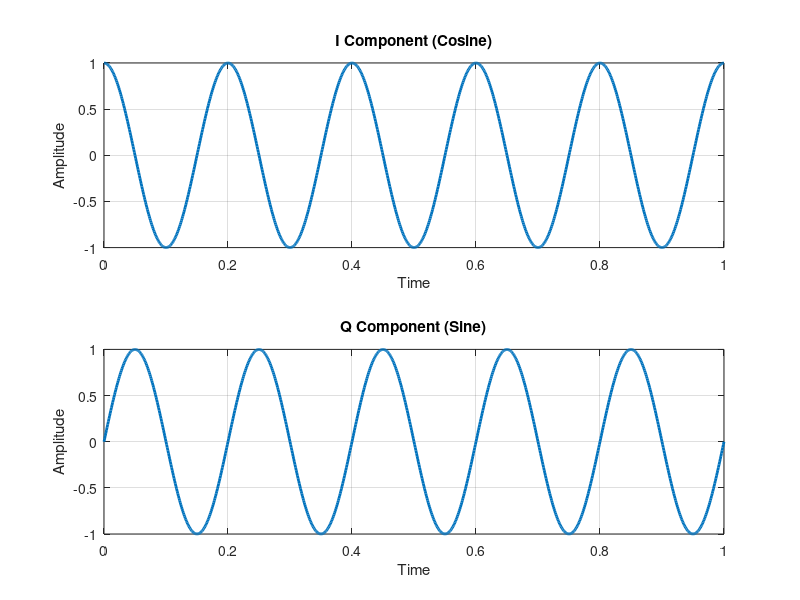
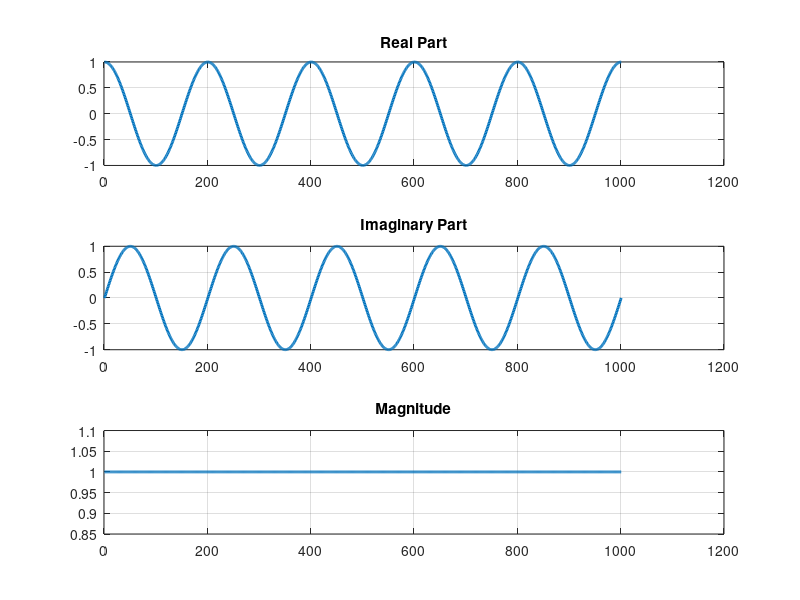
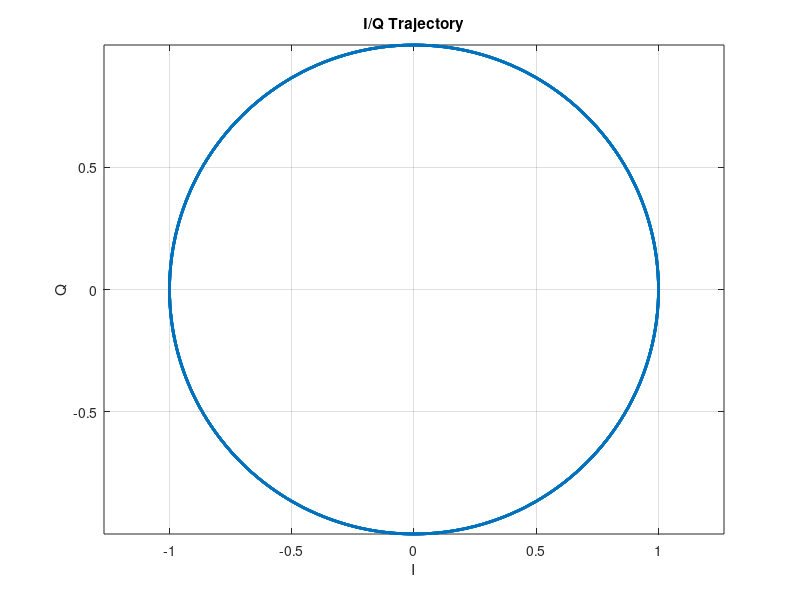

The MATLAB script that drew these images, in order:
%% Experiment 1 : I and Q Signals

clear
clc
close all

%% Parameters

fs = 1000;          % Sampling frequency

f = 5;              % Signal frequency

t = 0:1/fs:1;

%% I Component

I = cos(2*pi*f*t);

%% Q Component

Q = sin(2*pi*f*t);

%% Plot

figure

subplot(2,1,1)

plot(t,I,'LineWidth',2)

grid on

title('I Component (Cosine)')

xlabel('Time')

ylabel('Amplitude')

subplot(2,1,2)

plot(t,Q,'LineWidth',2)

grid on

title('Q Component (Sine)')

xlabel('Time')

ylabel('Amplitude')

%% Complex Baseband Signal

s = I + 1j*Q;

figure

subplot(3,1,1)
plot(real(s),'LineWidth',2)
grid on
title('Real Part')

subplot(3,1,2)
plot(imag(s),'LineWidth',2)
grid on
title('Imaginary Part')

subplot(3,1,3)
plot(abs(s),'LineWidth',2)
grid on
title('Magnitude')

figure

plot(real(s),imag(s),'LineWidth',2)

grid on

axis equal

xlabel('I')

ylabel('Q')

title('I/Q Trajectory')
